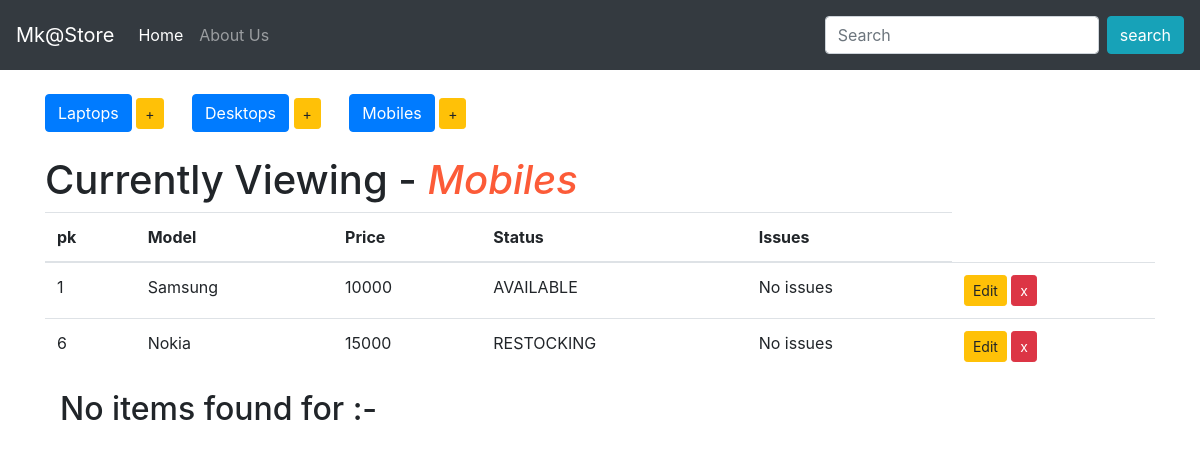
Screenshot of /display_mobile with the database file from the repository.
### inventory/models.py (models this page shows, shortened)
class Device(models.Model):
	item = models.CharField(max_length=100)
	price = models.IntegerField()
	choices = (
		('AVAILABLE','Item ready to be purchased'),
		('SOLD','Sold out'),
		('RESTOCKING','Item will restoking in few days')
		)
	status = models.CharField(max_length=250,choices=choices,default='SolD')
	issues = models.CharField(max_length=250,default='No issues')
	class Meta:
		abstract = True

class Mobile(Device):
	pass

### inventory/views.py (the view)
# urls.py: path('display_mobile', views.display_mobile,name='display_mobile'),
def display_mobile(request):
	items = Mobile.objects.all()
	product = request.GET.get('q')
	if product:
		items = Mobile.objects.filter(item__icontains=product)
	context = {
	'items':items,
	'header':'Mobiles',
	}
	return render(request,'index.html',context)

### templates/index.html
{% extends 'base.html' %}
{% block content %}
<div class='button-group' >
	<a href="{% url 'display_laptop' %}" class="btn btn-primary btn-md" role='button'>Laptops</a>
	<a href="{% url 'add_laptop' %}" class="btn btn-warning btn-sm" role='button'> +</a>
	<a href="{% url 'display_desktop' %}" class="btn btn-primary btn-md ml-4" role='button'>Desktops</a>
	<a href="{% url 'add_desktop' %}" class="btn btn-warning btn-sm" role='button'> +</a>
	<a href="{% url 'display_mobile' %}" class="btn btn-primary btn-md ml-4" role='button'>Mobiles</a>
	<a href="{% url 'add_mobile' %}" class="btn btn-warning btn-sm" role='button'> +</a>
</div><br>
<h1>Currently Viewing - <i style='color: #FC5B38;'>{{header}}</i></h1>
<table class="table table-hover">
<thead>
	<tr>
		<th>pk</th>
		<th>Model</th>
		<th>Price</th>
		<th>Status</th>
		<th>Issues</th>
	</tr>
</thead>
<tbody>
	{% for item in items %}
	<tr>
		<td>{{item.pk}}</td>
		<td>{{item.item}}</td>
		<td>{{item.price}}</td>
		<td>{{item.status}}</td>
		<td>{{item.issues}}</td>
		{% if header|lower == 'laptop' %}
		<td>
		<a href='{% url "edit_laptop" item.pk %}' class="btn btn-warning btn-sm" role='button'>Edit</a>
		<a href='{% url "delete_laptop" item.pk %}' class="btn btn-danger btn-sm"> x</a>
		</td>
		{% elif header|lower == 'desktops' %}
		<td>
		<a href='{% url "edit_desktop" item.pk %}' class="btn btn-warning btn-sm" role='button'>Edit</a>
		<a href='{% url "delete_desktop" item.pk %}' class="btn btn-danger btn-sm"> x</a>
		</td>
		{% elif header|lower == 'mobiles' %}
		<td>
			<a href='{% url "edit_mobile" item.pk %}' class="btn btn-warning btn-sm" role='button'>Edit</a>
			<a href='{% url "delete_mobile" item.pk %}' class="btn btn-danger btn-sm"> x</a>
		</td>
		{% endif %}
	</tr>
	{% endfor %}
</tbody>
</table>
<div class="container-fluid">
	<h2>No items found for :- {{request.GET.q}}</h2>
</div>
{% endblock %}

### rows the page displays
Mobile: pk "1", item "Samsung", price "10000", status "AVAILABLE", issues "No issues"
Mobile: pk "6", item "Nokia", price "15000", status "RESTOCKING", issues "No issues"

### other values shown
{{ header }} "Mobiles"
